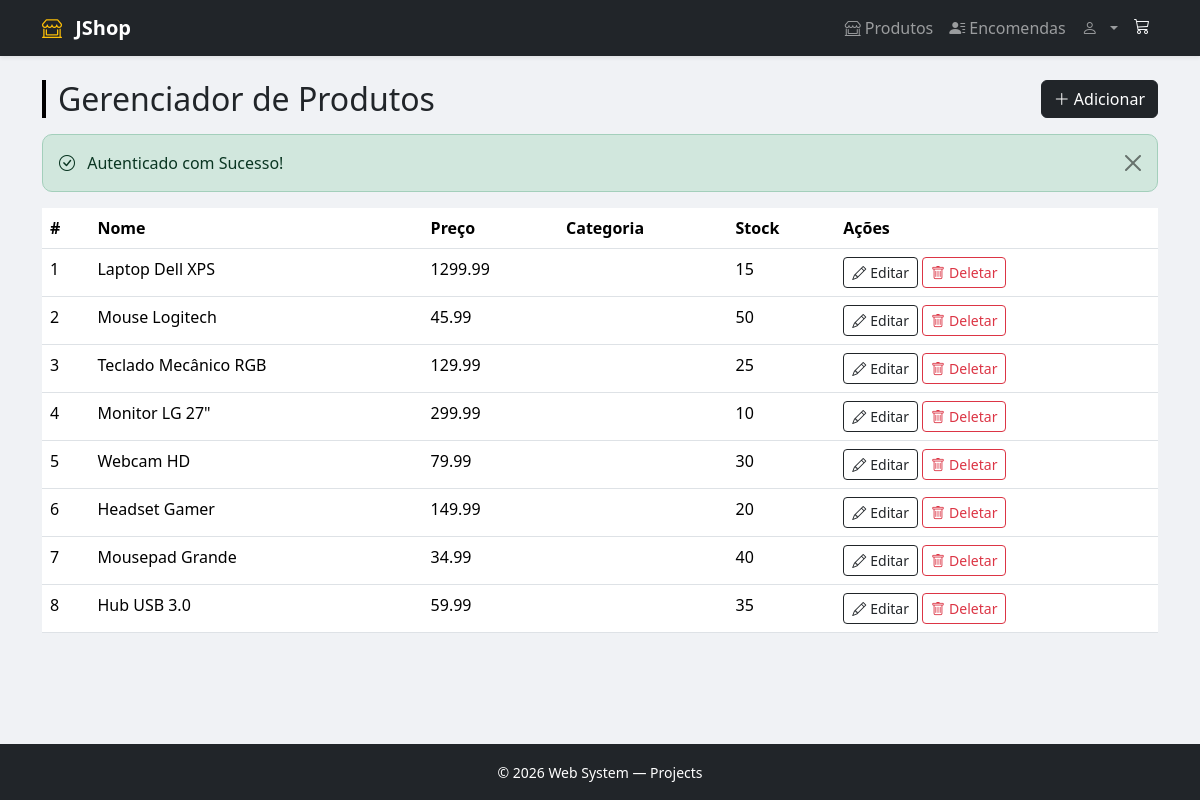
/product/list-product-manager.php (signed in), run on an earlier commit of the app's database.
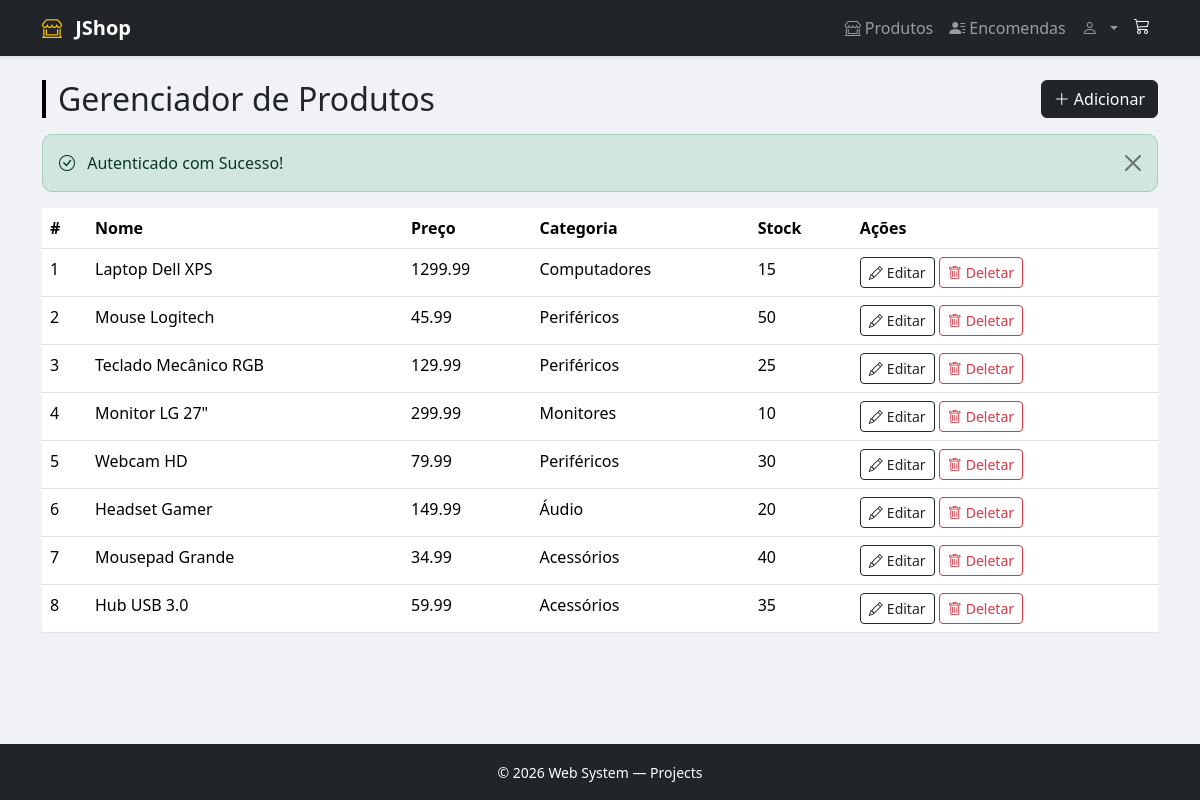
And on a later commit of the database.
### tables this page shows
CREATE TABLE produtos (
    id INT AUTO_INCREMENT PRIMARY KEY,
    nome VARCHAR(150) NOT NULL,
    descricao TEXT,
    categoria VARCHAR(100),
    preco DECIMAL(10, 2) NOT NULL,
    stock INT DEFAULT 0,
    imagem VARCHAR(255),
    data_criacao DATETIME DEFAULT CURRENT_TIMESTAMP
);

### security/SessionService.php (called while the page is built, shortened)
<?php
class SessionService
{
    public static function isLoggedIn()
    {
        return isset($_SESSION['user_id']);
    }
    public static function isAdmin()
    {
        return isset($_SESSION['user_id']) && (isset($_SESSION['role']) && $_SESSION['role'] === "admin");
    }
}
?>

### config/Database.php (called while the page is built, shortened)
<?php
class Database
{
    private string $host = AppConfigConst::DB_HOST;
    private string $dbname = AppConfigConst::DB_NAME;
    private string $username = AppConfigConst::DB_USER;
    private string $password = AppConfigConst::DB_PASS;
    public function __construct()
    {
        $this->conexao = new mysqli($this->host, $this->username, $this->password, $this->dbname);
    }
}
?>

### product/ProductService.php (called while the page is built, shortened)
<?php
require_once __DIR__ . '/../config/Database.php';
class ProductService
{
    private $database;
    public function __construct()
    {
        $this->database = (new Database())->conexao;
    }
    public function getAllProduct()
    {
        $result = $this->database->query("SELECT * FROM produtos");
        return $result->fetch_all(MYSQLI_ASSOC);
    }
}
?>

### product/list-product-manager.php (the view, shortened to what this page needs)
<?php
require_once __DIR__ . '/../security/SessionService.php';
$flash = $_SESSION['flash'] ?? null;
include 'ProductService.php';
$productService = new ProductService();
$productList = $productService->getAllProduct();
require_once __DIR__ . '/../includes/header.php';
?>
<div class="d-flex justify-content-between align-items-center mb-3">
    <h2 class="page-header mb-0">Gerenciador de Produtos</h2>
    <a href="<?= AppConfigConst::PATH_PRODUCTS_CREATE ?>" class="btn btn-dark"><i class="bi bi-plus-lg me-1"></i>Adicionar</a>
</div>
<?php if ($flash): ?>
    <div class="alert alert-<?= htmlspecialchars($flash['type']) ?> alert-dismissible fade show" role="alert">
        <i class="bi bi-<?= $flash['type'] === 'success' ? 'check-circle' : 'exclamation-triangle' ?> me-2"></i>
        <?= htmlspecialchars($flash['message']) ?>
        <button type="button" class="btn-close" data-bs-dismiss="alert"></button>
    </div>
<?php endif; ?>
<?php if (empty($productList)): ?>
    <div class="card form-card">
        <div class="empty-state">
            <h4>Nenhuma produto encontrado. </h4>
            <p>Comece adicionando seu primeiro produto.</p>
            <a href="<?= AppConfigConst::PATH_PRODUCTS_CREATE ?>" class="btn btn-dark">Adicionar</a>
        </div>
    </div>
<?php else: ?>
    <table class="table">
        <thead>
            <tr>
                <th scope="col">#</th>
                <th scope="col">Nome</th>
                <th scope="col">Preço</th>
                <th scope="col">Categoria</th>
                <th scope="col">Stock</th>
                <th scope="col">Ações</th>
            </tr>
        </thead>
        <tbody>
            <?php foreach ($productList as $product) { ?>
                <tr>
                    <td><?= $product['id'] ?></td>
                    <td><?= $product['nome'] ?></td>
                    <td><?= $product['preco'] ?></td>
                    <td><?= $product['categoria'] ?></td>
                    <td><?= $product['stock'] ?></td>
                    <td>
                        <a href="<?= AppConfigConst::PATH_PRODUCTS_EDIT . "?id=" . $product['id'] ?>" class="btn btn-outline-dark btn-sm flex-fill">
                            <i class="bi bi-pencil me-1"></i>Editar
                        </a>
                        <button type="button" class="btn btn-outline-danger btn-sm flex-fill" data-bs-toggle="modal"
                            data-bs-target="#deleteModal" data-id="<?= $product['id'] ?>"
                            data-name="<?= htmlspecialchars($product['nome']) ?>" data-action="<?= AppConfigConst::PATH_PRODUCTS_DELETE ?>">
                            <i class="bi bi-trash me-1"></i>Deletar
                        </button>
                    </td>
                </tr>
            <?php } ?>
        </tbody>
    </table>
<?php endif; ?>

### includes/header.php (shortened to what this page needs)
<!DOCTYPE html>
<html lang="en">
<head>
    <link rel="stylesheet" href="https://cdn.jsdelivr.net/npm/bootstrap@5.3.8/dist/css/bootstrap.min.css"
>
    <link rel="stylesheet" href="https://cdn.jsdelivr.net/npm/bootstrap-icons@1.11.3/font/bootstrap-icons.min.css">
    <link rel="stylesheet" href="/ecommerce-masterd/assets/css/style.css">
</head>
<body>
    <nav class="navbar navbar-expand-lg navbar-dark bg-dark shadow-sm">
        <div class="container">
            <a class="navbar-brand fw-bold" href="<?= AppConfigConst::PATH_INDEX ?>">
                <i class="bi bi-shop-window me-2"></i>
                JShop
            </a>
            <div class="collapse navbar-collapse" id="navMenu">
                <ul class="navbar-nav ms-auto">
                    <li class="nav-item">
                        <?php if (SessionService::isAdmin()): ?>
                            <a class="nav-link" href="<?= AppConfigConst::PATH_PRODUCTS_MANAGER ?>">
                                <i class="bi-shop-window me-1"></i>Produtos
                            </a>
                        <?php elseif (SessionService::isLoggedIn()): ?>
                            <a class="nav-link" href="<?= AppConfigConst::PATH_PRODUCTS_LIST ?>">
                                <i class="bi-shop-window me-1"></i>Produtos
                            </a>
                        <?php endif; ?>
                    </li>
                    <?php if (SessionService::isLoggedIn()): ?>
                        <a class="nav-link" href="<?= AppConfigConst::PATH_ORDER_LIST ?>">
                            <i class="bi bi-person-lines-fill me-1"></i>Encomendas
                        </a>
                    <?php endif; ?>
                    <li class="nav-item dropdown">
                        <a class="nav-link dropdown-toggle" href="#" role="button" data-bs-toggle="dropdown"
                            aria-expanded="false">
                            <i class="bi bi-person me-1"></i>
                        </a>
                    </li>
                    <li class="nav-item">
                        <a class="nav-link cart-badge-link position-relative" href="<?= AppConfigConst::PATH_CART ?>"
                            aria-label="Carrinho">
                            <i class="bi bi-cart3"></i>
                        </a>
                    </li>
                </ul>
            </div>
        </div>
    </nav>
    <main class="container my-4">

### assets/css/style.css (style rules this page uses)
body { background-color: #f0f2f5; font-family: "Segoe UI", sans-serif; min-height: 100vh; display: flex; flex-direction: column; }
main { flex: 1; }
.navbar-brand i { color: #ffc107; }
.nav-link.cart-badge-link { position: relative; display: inline-flex; align-items: center; justify-content: center; padding: 0.35rem 0.5rem; color: #f8f9fa; transition: color 0.2s ease, transform 0.2s ease; }
.page-header { border-left: 4px solid #000000; padding-left: 0.75rem; margin-bottom: 1.5rem; }
.alert { border-radius: 10px; }

What changed in the data, as far as the page shows it:
changed produtos "Laptop Dell XPS": categoria (not shown) → "Computadores"
changed produtos "Mouse Logitech": categoria (not shown) → "Periféricos"
changed produtos "Teclado Mecânico RGB": categoria (not shown) → "Periféricos"
changed produtos "Monitor LG 27\"": categoria (not shown) → "Monitores"
changed produtos "Webcam HD": categoria (not shown) → "Periféricos"
changed produtos "Headset Gamer": categoria (not shown) → "Áudio"
changed produtos "Mousepad Grande": categoria (not shown) → "Acessórios"
changed produtos "Hub USB 3.0": categoria (not shown) → "Acessórios"
